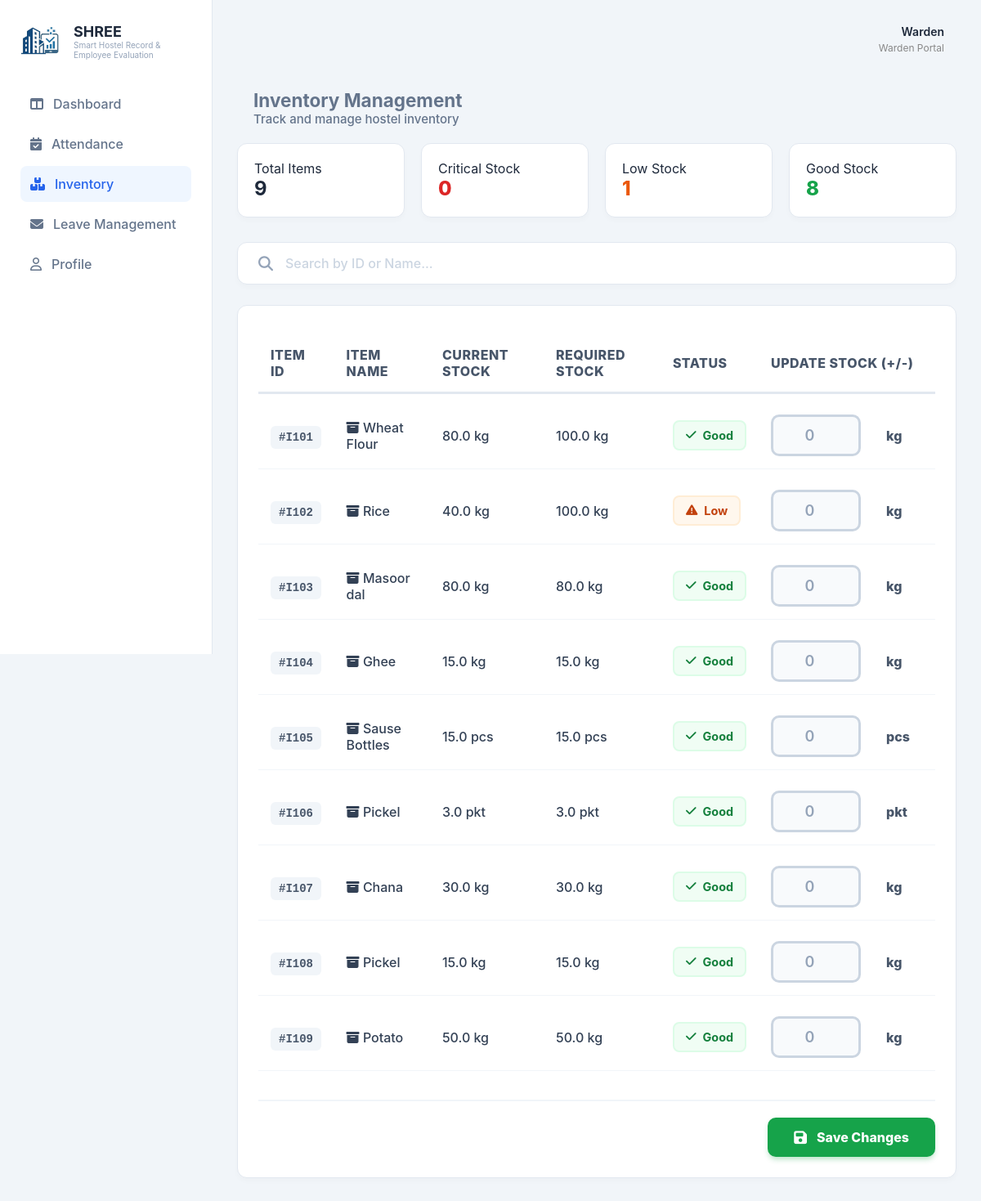
The page /accounts/warden/inventory/ (signed in) on the database as committed earlier.
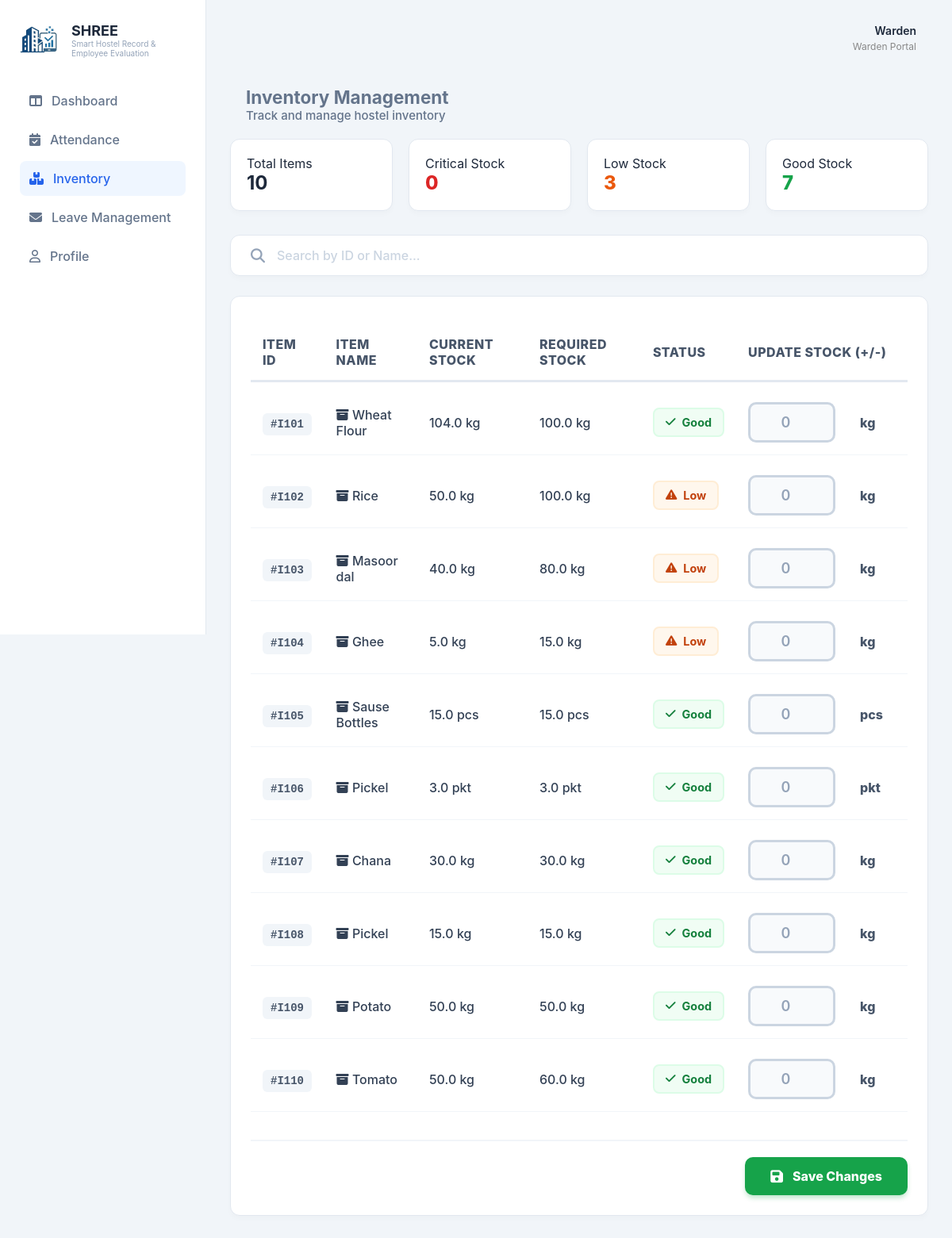
The same page on the database as committed later.
### accounts/models.py (models this page shows, shortened)
class Inventory(models.Model):
    item_id = models.CharField(max_length=20, unique=True)
    item_name = models.CharField(max_length=100)
    current_stock = models.FloatField(default=0.0)
    required_stock = models.FloatField(default=0.0)
    unit = models.CharField(max_length=10, default='kg')
    is_delivered = models.BooleanField(default=False)
    @property
    def get_status(self):
        if self.current_stock <= (self.required_stock * 0.2):
            return "Critical"
        elif self.current_stock <= (self.required_stock * 0.5):
            return "Low"
        else:
            return "Good"

### accounts/views.py (the view)
# urls.py: path('warden/inventory/', views.inventory_view, name='inventory'),
@login_required
def inventory_view(request):
    try:
        warden = Warden.objects.get(user=request.user)
    except Warden.DoesNotExist:
        warden = None
    all_inventory = Inventory.objects.all()
    total_items = all_inventory.count()
    critical_items = all_inventory.filter(current_stock__lte=F('required_stock') * 0.2)
    critical_count = critical_items.count()
    low_count = all_inventory.filter(
        current_stock__lte=F('required_stock') * 0.5,
        current_stock__gt=F('required_stock') * 0.2
    ).count()
    good_count = total_items - critical_count - low_count
    search_query = request.GET.get('search', '')
    if search_query:
        items = all_inventory.filter(
            Q(item_name__icontains=search_query) |
            Q(item_id__icontains=search_query)
        )
    else:
        items = all_inventory
    context = {
        'items': items,
        'warden': warden,
        'total_items': total_items,
        'critical_count': critical_count,
        'has_critical_stock': critical_count > 0,
        'low_count': low_count,
        'good_count': good_count,
        'search_query': search_query
    }
    return render(request, 'Shree1/warden_inventory.html', context)

### templates/Shree1/warden_inventory.html (shortened to what this page needs)
{% load static %}
<!DOCTYPE html>
<html lang="en">
  <head>
    <link rel="stylesheet" href="{% static 'Shree1/css/dashboardWarden.css' %}" />
    <link rel="stylesheet" href="{% static 'Shree1/css/warden_inventory.css' %}" />
    <link rel="stylesheet" href="https://cdnjs.cloudflare.com/ajax/libs/font-awesome/6.4.0/css/all.min.css">
    <link rel="stylesheet" href="https://cdnjs.cloudflare.com/ajax/libs/font-awesome/6.4.0/css/all.min.css" />
  </head>
  <body>
    <div class="container">
      <aside class="sidebar">
        <div class="logo-section">
          <img src="{% static 'Shree1/images/logo_img.jpeg' %}" alt="SHREE Logo" class="nav-logo-file" style="width: 48px; height: 48px; border-radius: 10px; object-fit: contain;" />
          <div>
            <h2 class="logo-name">SHREE</h2>
            <p style="font-size: 10px; color: #94a3b8">Smart Hostel Record & Employee Evaluation</p>
          </div>
        </div>
        <nav class="nav-menu">
          <a href="{% url 'warden_dashboard' %}" class="nav-item">
            <i class="fa-solid fa-table-columns nav-icon"></i><span>Dashboard</span>
          </a>
          <a href="{% url 'attendance' %}" class="nav-item">
            <i class="fa-solid fa-calendar-check nav-icon"></i><span>Attendance</span>
          </a>
          <a href="{% url 'inventory' %}" class="nav-item active">
            <i class="fa-solid fa-boxes-stacked nav-icon"></i><span>Inventory</span>
          </a>
          <a href="{% url 'warden_leave' %}" class="nav-item">
            <i class="fa-solid fa-envelope nav-icon"></i><span>Leave Management</span>
          </a>
          <a href="{% url 'warden_profile' %}" class="nav-item">
            <i class="fa-regular fa-user nav-icon"></i><span>Profile</span>
          </a>
        </nav>
      </aside>
      <main class="main-content">
        <header class="top-header">
          <div class="user-info">
            <span class="user-name">{{ warden.name|default:"Warden" }}</span>
            <span class="user-role">Warden Portal</span>
          </div>
        </header>
        <section class="inventory-header">
          <div>
            <h1>Inventory Management</h1>
            <p>Track and manage hostel inventory</p>
          </div>
        </section>
        <div class="inventory-stats">
          <div class="stat-box"><span>Total Items</span><h2>{{ total_items|default:"0" }}</h2></div>
          <div class="stat-box critical {% if has_critical_stock %}blink-critical{% endif %}"><span>Critical Stock</span><h2 class="red-text">{{ critical_count|default:"0" }}</h2></div>
          <div class="stat-box low"><span>Low Stock</span><h2 class="orange-text">{{ low_count|default:"0" }}</h2></div>
          <div class="stat-box good"><span>Good Stock</span><h2 class="green-text">{{ good_count|default:"0" }}</h2></div>
        </div>
        <form method="GET" action="{% url 'inventory' %}" class="search-container">
          <i class="fa-solid fa-magnifying-glass search-icon"></i>
          <input type="text" name="search" class="search-input" placeholder="Search by ID or Name..." value="{{ search_query }}" />
        </form>
        <form method="POST" action="{% url 'update_inventory_stock' %}">
          <div class="inventory-card">
            <table class="inventory-table">
              <thead>
                <tr>
                  <th>Item ID</th>
                  <th>Item Name</th>
                  <th>Current Stock</th>
                  <th>Required Stock</th>
                  <th>Status</th>
                  <th>Update Stock (+/-)</th>
                </tr>
              </thead>
              <tbody>
                {% for item in items %}
                <tr>
                  <td><span class="id-text">#{{ item.item_id }}</span></td>
                  <td>
                    <i class="fa-solid fa-box-archive"></i> {{ item.item_name }}
                  </td>
                  <td class="stock-val {% if item.get_status == 'Critical' %}red-text{% elif item.get_status == 'Low' %}orange-text{% endif %}">
                    {{ item.current_stock }} {{ item.unit }}
                  </td>
                  <td>{{ item.required_stock }} {{ item.unit }}</td>
                  <td>
                    <span class="status-tag {{ item.get_status|lower }} {% if item.get_status == 'Critical' %}blink-critical{% endif %}">
                      <i class="fa-solid {% if item.get_status == 'Good' %}fa-check{% else %}fa-triangle-exclamation{% endif %}"></i>
                      {{ item.get_status }}
                    </span>
                  </td>
                  <td>
                    <div class="action-group">
                      <input type="number" name="qty_{{ item.item_id }}" class="qty-input" placeholder="0" step="0.1" />
                      <span class="unit-select" style="border: none; background: transparent; font-weight: 800;">{{ item.unit }}</span>
                    </div>
                  </td>
                </tr>
                {% empty %}
                <tr><td colspan="6" style="text-align: center; padding: 40px; color: #64748b">No items found in database.</td></tr>
                {% endfor %}
              </tbody>
            </table>
            <div class="table-footer">
              <button type="submit" class="save-btn">
                <i class="fa-solid fa-floppy-disk"></i> Save Changes
              </button>
            </div>
          </div>
        </form>
      </main>
    </div>
  </body>
</html>

### static/Shree1/css/dashboardWarden.css (style rules this page uses)
:root { --primary-blue: #2563eb; --success-green: #10b981; --danger-red: #ef4444; --bg-light: #f1f5f9; --text-slate: #64748b; --navy-dark: #1e293b; }
:root { --primary-blue: #2563eb; --success-green: #10b981; --danger-red: #ef4444; --bg-light: #f1f5f9; }
* { margin: 0; padding: 0; box-sizing: border-box; font-family: "Inter", sans-serif; }
body { background: var(--bg-light); color: #1e293b; }
.container { display: flex; min-height: 100vh; }
.sidebar { width: 260px; background: white; padding: 25px; border-right: 1px solid #e2e8f0; position: fixed; height: 100vh; }
.logo-section { margin-bottom: 40px; display: flex; align-items: center; gap: 10px; }
.logo-name { font-size: 18px; color: #1e293b; }
.nav-item { display: flex; align-items: center; gap: 12px; padding: 12px; color: #64748b; text-decoration: none; border-radius: 8px; margin-bottom: 5px; font-weight: 500; }
.nav-item.active, .nav-item:hover { background: #eff6ff; color: var(--primary-blue); }
.main-content { flex: 1; margin-left: 260px; padding: 30px; }
.top-header { display: flex; justify-content: flex-end; align-items: center; margin-bottom: 30px; }
.user-info { text-align: right; margin-right: 15px; }
.user-name { display: block; font-weight: 600; font-size: 14px; }
.user-role { font-size: 12px; color: #888; }
.nav-logo-file { width: 50px !important; height: 50px !important; border-radius: 8px; object-fit: cover; }
.logo-section { display: flex; align-items: center; gap: 15px; margin-bottom: 30px; }

Rows that differ between the two databases and show on the page:
changed Inventory "Wheat Flour": current_stock "80.0" → "104.0"
changed Inventory "Rice": current_stock "40.0" → "50.0"
changed Inventory "Masoor dal": current_stock "80.0" → "40.0"; get_status "Good" → "Low"
changed Inventory "Ghee": current_stock "15.0" → "5.0"; get_status "Good" → "Low"
added Inventory: item_id "I110", item_name "Tomato", current_stock "50.0", unit "kg", required_stock "60.0", get_status "Good"
Other text that changed with them:
{{ total_items|default:"0" }}: "9" → "10"
{{ low_count|default:"0" }}: "1" → "3"
{{ good_count|default:"0" }}: "8" → "7"
